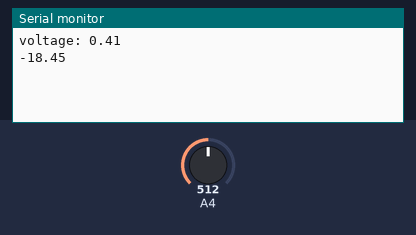
This sketch was run on a simulated Arduino Uno, built with avr-gcc and run on an emulated ATmega328P. Parts: the last lines printed to the serial monitor. Inputs (shaded band) come from the test bench; at power-on: A4 = 512.

Above: at 1.2 s.
1.3 s: A4 set to 716
At 2.2 s:
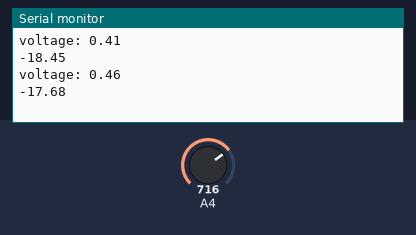
2.8 s: A4 set to 900
At 3.7 s:
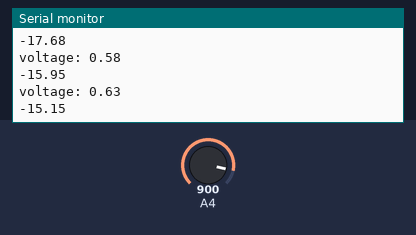
Timing chart, 0 to 5.8 s (numbered marks = the images above; inputs shaded):
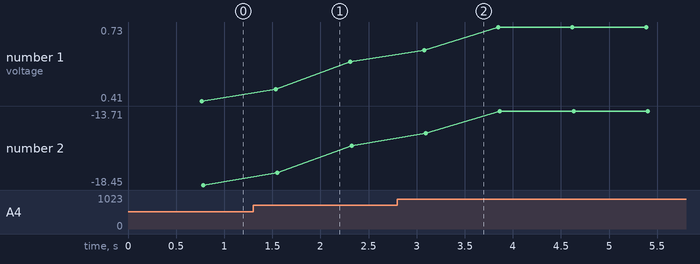

Measured:
- after the input at 1.3 s, the serial monitor: prints a new line after 0.24 s (image 1)
- after the input at 2.8 s, the serial monitor: prints a new line after 0.28 s (image 2)
- plotted number 1: 0.41 → 0.58 after the input at 1.3 s, 0.58 → 0.73 after the input at 2.8 s
- plotted number 2: -18.45 → -15.95 after the input at 1.3 s, -15.95 → -13.71 after the input at 2.8 s

The sketch:

CurrentSensorTest.ino
```cpp
float currentValue=0;
float current=0;
void setup() {
  pinMode(A4, INPUT);
  Serial.begin(9600);
}
void loop() {
  for(int i =0; i < 150 ; i++)
  {
    currentValue+=  analogRead(A4);
    delay(5);
  }
  currentValue=(3.3/4095)*(currentValue)/150;

  Serial.print("voltage: ");Serial.println(currentValue,2);
  //float currentR = (currentValue);
  if(currentValue>= 1.61 && currentValue <= 1.63) {
    currentValue = 1.63;
    current = ((currentValue - 1.63 )/0.066);
  }else {
    current = ((currentValue - 1.63 )/0.066);
  }

  //current=current*1000;
//  current = truncator(current);
  Serial.println(current,2);

}
float truncator(float num) {
  int temp = num*100;
  temp/=100;
  return temp;
}
```
